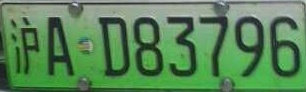
#> input picture data/plate1/沪AD83796.jpg, 306 x 92 px, given in place of test.jpg, which was not available
$ python image_utils.py   (older library calls are emulated)
#> lines starting #> are read from the running program, lines starting #| are printed output that depends on the picture; pictures that were not available may be replaced by others from this repository, and a replacement may not be noted
# -*-coding: utf-8 -*-
"""
    @Author : panjq
    @E-mail : pan_jinquan@163.com
    @Date   : 2019-02-14 15:34:50
"""

import os
import copy
import re
import cv2
import numpy as np
import matplotlib.pyplot as plt
import requests
import matplotlib
import numbers
import base64
import math
import platform
import PIL.Image as Image
from typing import List, Dict, Tuple
from PIL import ImageDraw, ImageFont
from math import cos, sin
from pybaseutils import file_utils
from pybaseutils.coords_utils import *
from pybaseutils.transforms import affine_transform

color_map = [(0, 0, 0), (0, 0, 255), (0, 255, 0), (255, 0, 0),
             (128, 0, 0), (0, 128, 0), (128, 128, 0),
             (0, 0, 128), (128, 0, 128), (0, 128, 128), (128, 128, 128),
             (64, 0, 0), (192, 0, 0), (64, 128, 0), (192, 128, 0),
             (64, 0, 128), (192, 0, 128), (64, 128, 128), (192, 128, 128),
             (0, 64, 0), (128, 64, 0), (0, 192, 0), (128, 192, 0), (0, 64, 128)] * 100

ROOT = os.path.dirname(__file__)


# [118 lines left out: functions get_font_type, create_image, points_protection, bboxes_protection, tensor2image, get_image_tensor and 2 more, not called in this run]


def transpose(data):
    data = data.transpose(2, 0, 1)  # HWC->CHW
    return data


# [247 lines left out: functions untranspose, swap_image, show_batch_image, show_image, cv_show_image, show_images_list and 10 more, not called in this run]


def read_image(filename, size=None, norm=False, use_rgb=False):
    """
    读取图片数据,默认返回的是uint8,[0,255]
    :param filename:
    :param size: (W,H)
    :param norm:是否归一化到[0.,1.0]
    :param use_rgb 输出格式：RGB(True) or BGR(False)
    :return: 返回的图片数据
    """
#> called with filename = 'test.jpg', norm = False, use_rgb = False
    image = cv2.imread(filename)
#> image is the input picture: shape (92, 306, 3); mean B, G, R 87.6, 133.6, 88.4
    # image = cv2.imread(filename, cv2.IMREAD_IGNORE_ORIENTATION | cv2.IMREAD_UNCHANGED)
    if image is None:
        print("Warning: no image:{}".format(filename))
        return None
    if len(image.shape) == 2:  # 若是灰度图则转为三通道
        print("Warning:gray image", filename)
        image = cv2.cvtColor(image, cv2.COLOR_GRAY2BGR)
    if use_rgb:
        image = cv2.cvtColor(image, cv2.COLOR_BGR2RGB)  # 将BGR转为RGB
    if size: image = resize_image(image, size=size)
    if norm: image = image_normalization(image)
    return image


# [225 lines left out: functions read_image_ch, read_image_pil, requests_url, read_images_url, read_image_batch, fast_read_image_roi and 4 more, not called in this run]


def image_boxes_resize_padding(image, input_size, boxes=None, color=(0, 0, 0)):
    """
    等比例图像resize,保持原始图像内容比，避免失真,短边会0填充
    input_size = [300, 300]
    image_path = "test.jpg"
    src_boxes = [[8.20251, 1, 242.2412, 699.2236],
                 [201.14865, 204.18265, 468.605, 696.36163]]
    src_boxes = np.asarray(src_boxes)
    image = read_image(image_path)
    image1, boxes1 = image_boxes_resize_padding(image, input_size, src_boxes)
    image1 = show_image_boxes("Det", image1, boxes1, color=(255, 0, 0), delay=3)
    boxes = image_boxes_resize_padding_inverse(image.shape, input_size, boxes1)
    show_image_boxes("image", image, boxes)
    :param size:
    """
#> called with boxes = array of shape (2, 4), color = (0, 0, 0)
    height, width = image.shape[:2]
#> height = 92; width = 306
    scale = min([input_size[0] / width, input_size[1] / height])
#> scale = 0.801
    new_size = [int(width * scale), int(height * scale)]
#> new_size = [245, 73]
    pad_w = input_size[0] - new_size[0]
#> pad_w = 0
    pad_h = input_size[1] - new_size[1]
#> pad_h = 327
    top, bottom = pad_h // 2, pad_h - (pad_h // 2)
#> top = 163; bottom = 164
    left, right = pad_w // 2, pad_w - (pad_w // 2)
#> left = 0; right = 0
    out = cv2.resize(image, (new_size[0], new_size[1]))
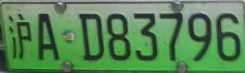
#> out: shape (73, 245, 3); mean B, G, R 87.5, 133.5, 88.4
    out = cv2.copyMakeBorder(out, top, bottom, left, right, cv2.BORDER_CONSTANT, value=color)  # add border
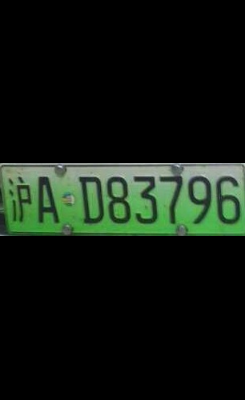
#> out: shape (400, 245, 3); mean B, G, R 16, 24.4, 16.1
    if not boxes is None and len(boxes) > 0:
        boxes[:] = boxes[:] * scale
        boxes[:] = boxes[:] + [left, top, left, top]
    return out


# [442 lines left out: functions image_boxes_resize_padding_inverse, resize_image_bboxes, scale_image, get_rect_image, get_rects_image, get_bboxes_image and 23 more, not called in this run]


draw_image_detection_bboxes = draw_image_detection_boxes


# [516 lines left out: functions get_linesize, draw_dt_gt_dets, custom_bbox_line, draw_landmark, show_landmark_boxes, show_landmark and 21 more, not called in this run]


def file2base64(file):
    image_base64 = base64.b64encode(open(file, 'rb').read()).decode()
    return image_base64


# [503 lines left out: functions bgr_image2image_base64, image_base642rgb_image, read_image_base64, bin2image, softmax, convert_anchor and 19 more, not called in this run]


get_scale_mask = get_scale_image


# [274 lines left out: functions get_scale_contours, resize_image_points, pointPolygonTest, draw_image_contours, get_mask_boundrect_cv, get_mask_boundrect and 7 more, not called in this run]


class EventCv():
    def __init__(self):
        self.image = None

    def update_image(self, image):
        self.image = image

    def callback_print_image(self, event, x, y, flags, param):
        if event == cv2.EVENT_LBUTTONDOWN:
            print("(x,y)=({},{}),data={}".format(x, y, self.image[y][x]))

    # [212 lines left out: functions add_mouse_event, get_image_block, image_composite, frames2gif_by_imageio, frames2gif_by_pil, image_dir2gif and 4 more, not called in this run]


if __name__ == "__main__":
    # from utils import image_utils

    input_size = [int(490 / 2), int(800 / 2)]
    image_path = "test.jpg"
    src_boxes = [[8.20251, 1, 242.2412, 699.2236],
                 [201.14865, 204.18265, 468.605, 696.36163]]
    src_boxes = np.asarray(src_boxes)
    image = read_image(image_path)  # (800, 490, 3)
#> (the run stopped early here; a loop or call above may not have finished)

$ run again, on data/plate1/沪BYQ050_94064_000.jpg
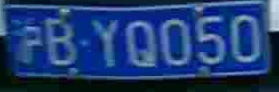
#> input picture data/plate1/沪BYQ050_94064_000.jpg, 279 x 92 px, given in place of test.jpg, which was not available
#> in read_image, image is the input picture: shape (92, 279, 3); mean B, G, R 113.2, 60.5, 31
#> in image_boxes_resize_padding, `out = cv2.resize(image, (new_size[0], new_size[1]))`:
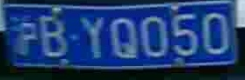
#> out: shape (80, 245, 3); mean B, G, R 113.1, 60.5, 31
#> in image_boxes_resize_padding, `out = cv2.copyMakeBorder(out, top, bottom, left, right, cv2.BORDER_CON..`:
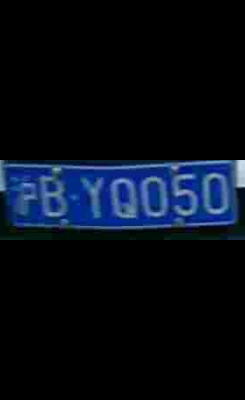
#> out: shape (400, 245, 3); mean B, G, R 22.6, 12.1, 6.2

$ run again, on data/plate1/赣B6B366_09568_000.jpg
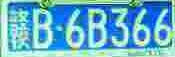
#> input picture data/plate1/赣B6B366_09568_000.jpg, 175 x 57 px, given in place of test.jpg, which was not available
#> in read_image, image is the input picture: shape (57, 175, 3); mean B, G, R 201.3, 177.5, 104.1
#> in image_boxes_resize_padding, `out = cv2.resize(image, (new_size[0], new_size[1]))`:
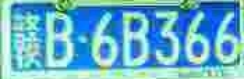
#> out: shape (79, 244, 3); mean B, G, R 201.2, 177.4, 103.9
#> in image_boxes_resize_padding, `out = cv2.copyMakeBorder(out, top, bottom, left, right, cv2.BORDER_CON..`:
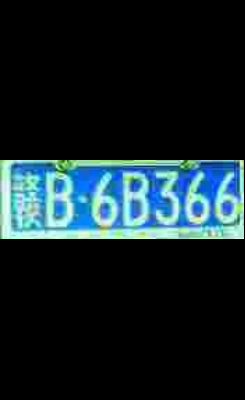
#> out: shape (400, 245, 3); mean B, G, R 39.6, 34.9, 20.4
